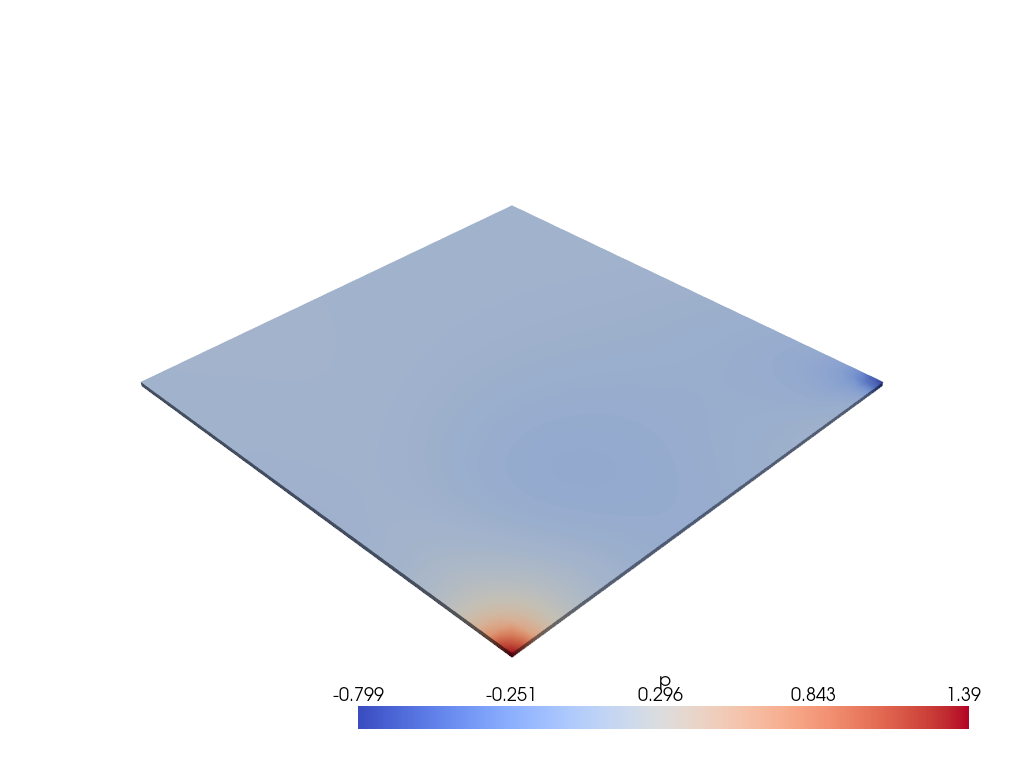

Write Python code to recreate this figure.
import os
import sys

# Force headless rendering early
os.environ.setdefault('PYVISTA_OFF_SCREEN', 'true')

import pyvista as pv

try:
    pv.OFF_SCREEN = True
except Exception:
    pass

try:
    pv.start_xvfb()
except Exception:
    # start_xvfb is optional and may be unavailable
    pass

foam_path = os.path.abspath('run1.foam')
out_png = os.path.abspath('visualization.png')

reader = pv.OpenFOAMReader(foam_path)
# Many OpenFOAM readers expose available times; use the last one when present
try:
    reader.set_active_time_value(reader.time_values[-1])
except Exception:
    pass

data = reader.read()

# data can be a MultiBlock; merge to a single mesh for robust plotting
mesh = data
try:
    if hasattr(data, 'combine'):
        mesh = data.combine()
except Exception:
    # fallback: try first block
    try:
        mesh = data[0]
    except Exception:
        mesh = data

# Determine a scalar to plot
scalar_name = None
preferred = 'p'

# Try point data first then cell data
try:
    if preferred in getattr(mesh, 'point_data', {}):
        scalar_name = preferred
    elif preferred in getattr(mesh, 'cell_data', {}):
        scalar_name = preferred
except Exception:
    pass

if scalar_name is None:
    # pick any available scalar
    try:
        keys = list(getattr(mesh, 'point_data', {}).keys())
        scalar_name = keys[0] if keys else None
    except Exception:
        scalar_name = None

if scalar_name is None:
    try:
        keys = list(getattr(mesh, 'cell_data', {}).keys())
        scalar_name = keys[0] if keys else None
    except Exception:
        scalar_name = None

plotter = pv.Plotter(off_screen=True)
plotter.set_background('white')

if scalar_name is not None:
    plotter.add_mesh(mesh, scalars=scalar_name, cmap='coolwarm', show_scalar_bar=True)
else:
    plotter.add_mesh(mesh, color='lightgray')

plotter.view_isometric()
plotter.show(auto_close=False)
plotter.screenshot(out_png)
plotter.close()

print('Wrote', out_png)
